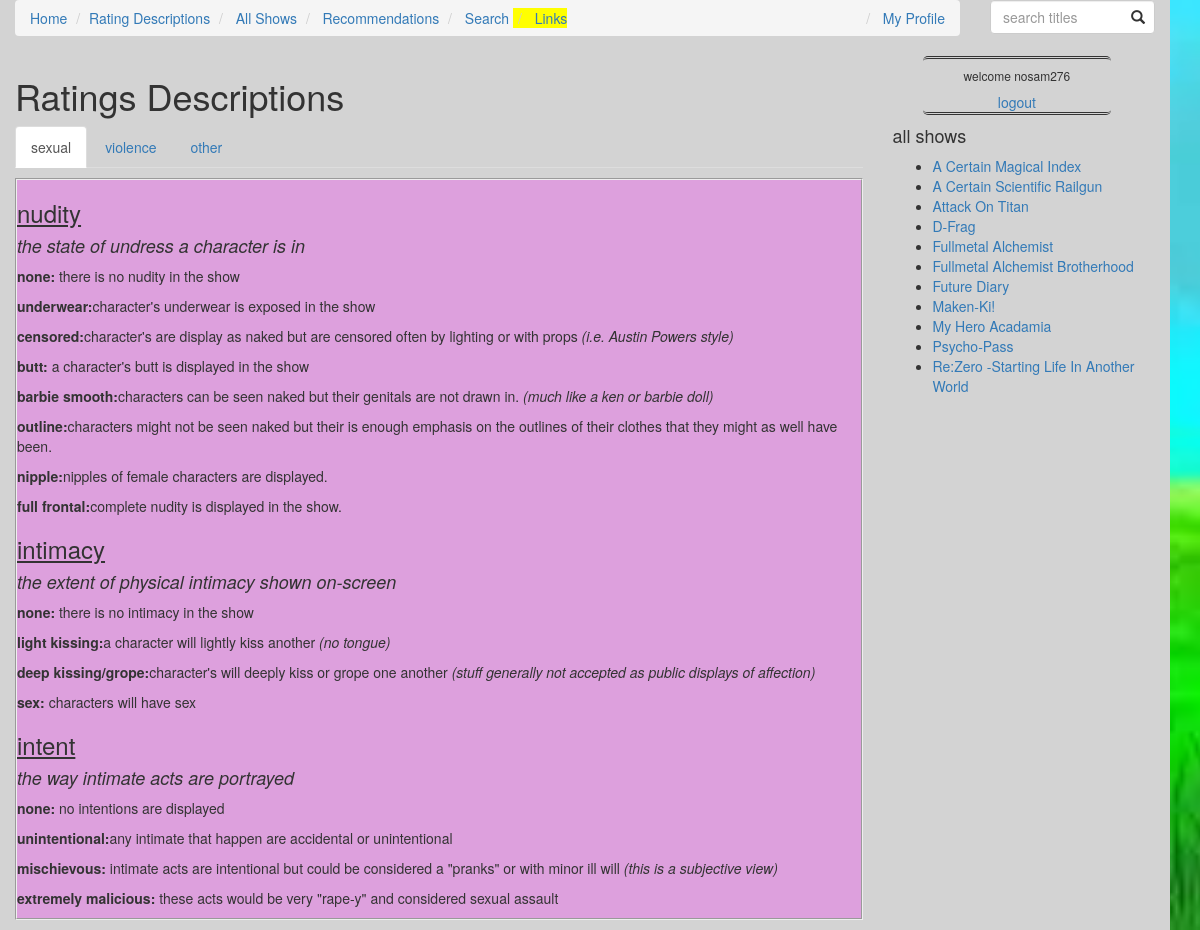
Screenshot of /rating_descriptions/ (signed in) with the database file from the repository.
### animeupload/models.py (models this page shows, shortened)
class Show(models.Model):
	n_choices= (
		(NONE,"none"),
		(UNDERWEAR,"underwear"),
		(CENCORED,"cencored"),
		(BUTT,"butt"),
		(BARBIE_SMOOTH,"barbie smooth"),
		(OUTINES,"outlined"),
		(NIPPLE,"nipple"),
		(FULL_FRONTAL,"full frontal"),
	)
	swares= (
		(NONE,"none"),
		(DAMN,"mild"),
		(CENCORED,"cencored"),
		(FUCK,"uncencored"),
	)
	osi_levels = (
		(NONE,"none"),
		(LIGHT,"light kissing"),
		(DEEP,"deep kissing/grope"),
		(SEX,"sex"),
	)
	osv_levels = (
		(NONE,"none"),
		(ESRB_E,"cartoon"),
		(ESRB_T,"blood"),
		(ESRB_M,"realistic"),
		(ESRB_A,"extreme"),
	)
	emotional_challenge = standard_choices
	mi_levels =(
		(NONE,"none"),
		(CORPSE_LTE,"unmarred dead"),
		(SILHOUETTE,"silhouetted dismemberment"),
		(DISMEMBERED,"dismemberment"),
	)
	gore_levels =standard_choices
	fan_levels =standard_choices
	si_levels=(
		(NONE,"none"),
		(UNINTENTIONAL,"unintentional"),
		(MISCHIEVOUS,"mischievous"),
		(MALICE_LTE,"malicious(molestation)"),
		(MALICE_HVY,"extremley malicious(rape)"),
	)
	tone_levels=(
		(LITE_TONE,"light tone"),
		(MODERATE_TONE,"moderate tone"),
		(DARK_TONE,"dark tone"),
		(ULTA_DARK_TONE,"ultra dark tone"),
	)
	ma_levels = standard_choices
	image = models.FileField(default = "images/fnf/fnf.jpg", blank=True, upload_to='images/')
	english_title = models.CharField(max_length=200)
	japanese_title = models.CharField(max_length=200, null= True)
	description = models.TextField(max_length = 1000)
	total_episodes = models.IntegerField()
	ova=  models.BooleanField(default = False)
	movies = models.IntegerField(default = 0)
	total_seasons = models.IntegerField(default = 1)
	ongoing = models.BooleanField(default = False)
	series = models.ForeignKey(Series, null = True, blank = True, on_delete=models.SET_NULL)
	nudity = models.IntegerField(default = NONE, choices= n_choices)
	on_screen_intimacy = models.IntegerField(default = NONE, choices= osi_levels)
	sexual_intent = models.IntegerField(default = NONE, choices = si_levels)
	violence = models.IntegerField(default = NONE, choices= osv_levels)
	gore = models.IntegerField(default = NONE, choices= gore_levels)
	morbid_images = models.IntegerField(default = NONE, choices= mi_levels)
	feels = models.IntegerField(default = NONE, choices= emotional_challenge)
	profanity = models.IntegerField(default = NONE, choices= swares)
	moral_ambiguity = models.IntegerField(default = NONE, choices= ma_levels)
	fan_service = models.IntegerField(default = NONE, choices= fan_levels)
	tags = models.ManyToManyField(Tag, blank=True)
	genres = models.ManyToManyField(Genre, blank=True)
	modified_date = models.DateTimeField(auto_now=True, blank = True, null=True)
	class Meta:
		ordering = ["english_title"]

### animeupload/views.py (the view)
# urls.py: url(r'^rating_descriptions/', views.rating_descriptions, name='rating_descriptions'),
def rating_descriptions(request):
	args = {}
	args['shows'] = Show.objects.all()
	return render(request,'animeupload/rating-descriptions.html',args)

### firstdjango/templates/animeupload/rating-descriptions.html (shortened to what this page needs)
{% extends "wsidebar.html" %}
{% load staticfiles %}
{% block main %}
<div class="col-xs-9">
<h1>Ratings Descriptions</h1>
	<ul class="nav nav-tabs">
		<li class="active"><a data-toggle="tab" href="#sex_con">sexual</a></li>
		<li><a data-toggle="tab" href="#violence_con">violence</a></li>
		<li><a data-toggle="tab" href="#other_con">other</a></li>
	</ul>
	<div class = "tab-content">
		<div id = "sex_con" class = "rating_box bg_lightpurple tab-pane fade in active">
			<h3><u>nudity</u> </h3>
				<h4><i>the state of undress a character is in</i></h4>
				<p>
					<b>none:</b> there is no nudity in the show
				</p>
				<p>
					<b>underwear:</b>character's underwear is exposed in the show
				</p>
				<p>
					<b>censored:</b>character's are display as naked but are censored often by lighting or with props <i>(i.e. Austin Powers style)</i>
				</p>
				<p>
					<b>butt: </b>a character's butt is displayed in the show
				</p>
				<p>
					<b>barbie smooth:</b>characters can be seen naked but their genitals are not drawn in. <i>(much like a ken or barbie doll)</i>
				</p>
				<p>
					<b>outline:</b>characters might not be seen naked but their is enough emphasis on the outlines of their clothes that they might as well have been.
				</p>
				<p>
					<b>nipple:</b>nipples of female characters are displayed.
				</p>
				<p>
					<b>full frontal:</b>complete nudity is displayed in the show.
				</p>
				<h3><u>intimacy</u> </h3>
					<h4><i>the extent of physical intimacy shown on-screen</i></h4>
				<p>
					<b>none:</b> there is no intimacy in the show
				</p>
				<p>
					<b>light kissing:</b>a character will lightly kiss another <i>(no tongue)</i>
				</p>
				<p>
					<b>deep kissing/grope:</b>character's will deeply kiss or grope one another <i>(stuff generally not accepted as public displays of affection)</i>
				</p>
				<p>
					<b>sex: </b>characters will have sex
				</p>
			<h3><u>intent</u> </h3>
				<h4><i>the way intimate acts are portrayed</i></h4>
				<p>
					<b>none:</b> no intentions are displayed
				</p>
				<p>
					<b>unintentional:</b>any intimate that happen are accidental or unintentional
				</p>
				<p>
					<b>mischievous:</b> intimate acts are intentional but could be considered a "pranks" or with minor ill will <i>(this is a subjective view)</i>
				</p>
				<p>
					<b>extremely malicious: </b>these acts would be very "rape-y" and considered sexual assault
				</p>
		</div>
	</div>
</div>
{% endblock %}

### firstdjango/templates/wsidebar.html
{% extends "base.html" %}
	{% block content %}
		<div class ="row">
			{% block main %}
			{% endblock %}
			{% block sidebar %}
				<div class="col-xs-3">
					<div class="row">
						<div class="col-xs-1">
						</div>
						<div class ="col-xs-10">
							<div style="border-style: double hidden; border-radius:5px; text-align: center;">
							{% if request.user.is_authenticated %}
								<h6> welcome {{ request.user.username }}</h6>
								<a href="{% url 'account_logout'%}?next={{request.path}}">logout</a>
							{% else %}
								<h5><a href="{% url 'account_login' %}?next={{request.path}}"> Login</a></h5>
								<h5> <a href="{% url 'account_signup' %}?next={% url 'index'%}"> register</a> </h5>
							{% endif %}
							</div>
						</div>
						<div class="col-xs-1">
						</div>
					</div>
					<h4>all shows</h4>
					<ul>
						{% for show in shows %}
							<li>
								<a href = "{% url 'show_detail' show.id %}">
								{{ show.english_title|title }}
								</a>
							</li>
						{% endfor %}
					</ul>
				</div>
			{% endblock sidebar %}
		</div>
	{% endblock content %}

### static/css/base.css (style rules this page uses)
html { height:100%; }
body { background-color: lime; background-image: url("../images/background.jpg"); background-repeat: no-repeat; background-attachment: fixed; background-size: cover; height: 100%; }
.row { background-color: lightgray; width: 100%; }
.rating_box { border-style: groove; border-width: 2px; width: 100%; margin:10px 0px; }
.bg_lightpurple { background-color:plum; }

### rows the page displays
Show: english_title "A Certain Magical Index"
Show: english_title "A Certain Scientific Railgun"
Show: english_title "Attack On Titan"
Show: english_title "D-Frag"
Show: english_title "Fullmetal Alchemist"
Show: english_title "Fullmetal Alchemist Brotherhood"
Show: english_title "Future Diary"
Show: english_title "Maken-Ki!"
Show: english_title "My Hero Acadamia"
Show: english_title "Psycho-Pass"
Show: english_title "Re:Zero -Starting Life In Another World"

### other values shown
{{ request.user.username }} "nosam276"
